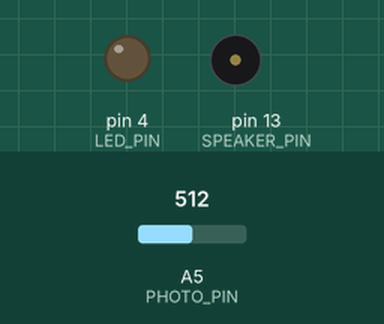
A sketch run on a simulated Arduino Uno, built with avr-gcc and run on an emulated ATmega328P. On the bench: output pins drawn as LEDs (lit = HIGH), buzzer (waves = sounding, pin HIGH). Inputs (shaded band) come from the test bench; at power-on: A5 (PHOTO_PIN) = 512. What the sketch prints to the serial monitor is not drawn.

Above: at 0.05 s.
Timing chart, 0 to 3.0 s (numbered marks = the images above):
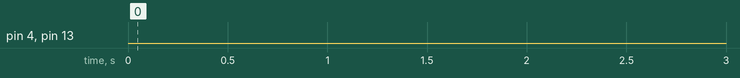

The sketch:

Project9.ino
```cpp
#define LED_PIN 4
#define SPEAKER_PIN 13
#define PHOTO_PIN A5

unsigned long openedAt = 0;
bool alerting = false;
unsigned long lastBlink = 0;

int main() {
  init();

  Serial.begin(9600);
  pinMode(LED_PIN, OUTPUT);
  pinMode(SPEAKER_PIN, OUTPUT);
  pinMode(PHOTO_PIN, INPUT);

  while (true) {
    int lightReading = analogRead(PHOTO_PIN);

    Serial.println(lightReading);

    if (lightReading > 500) { // fridge opened
      if (openedAt == 0)
        openedAt = millis(); // start timer

      if (millis() - openedAt >= 30000)
        alerting = true;
    }
    else { // fridge closed
      alerting = false;
      openedAt = 0;
      digitalWrite(LED_PIN, LOW);
      digitalWrite(SPEAKER_PIN, LOW);
    }

    // Blink LED and speaker if alerting
    if (alerting) {
      if (millis() - lastBlink >= 200) { // 200ms toggle
        lastBlink = millis();
        digitalWrite(LED_PIN, !digitalRead(LED_PIN));
        digitalWrite(SPEAKER_PIN, !digitalRead(SPEAKER_PIN));
      }
    }
  }
}
```

Measured:
- by itself, pin 4 (LED_PIN), pin 13 (SPEAKER_PIN): LOW → HIGH at 30.0 s, → LOW 0.20 s later, → HIGH 0.20 s later, → LOW 0.20 s later, … (494 changes in this stretch)
